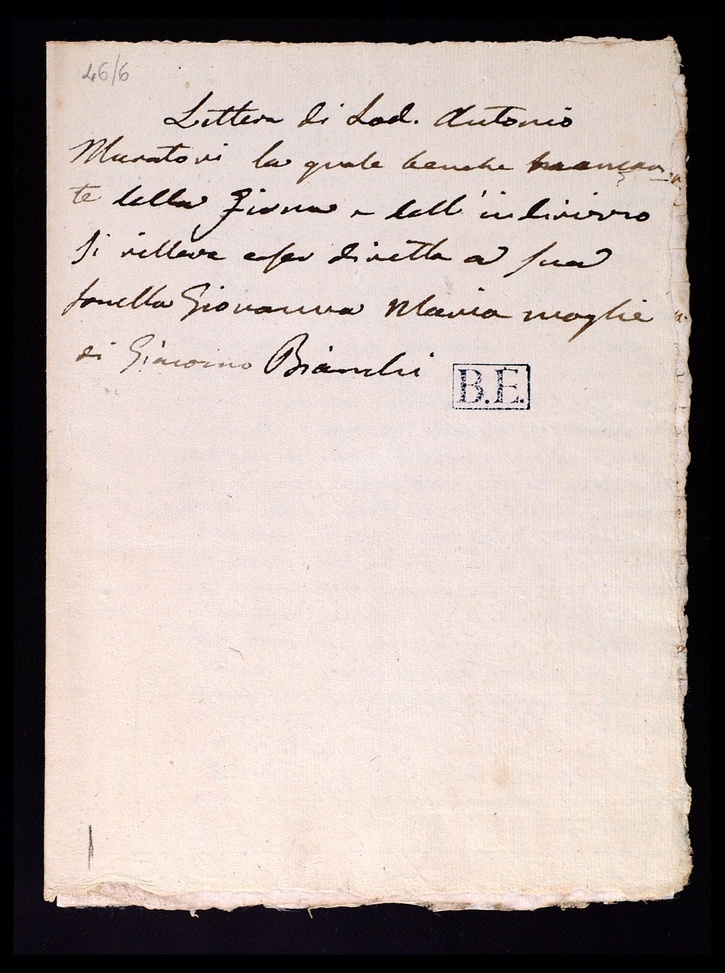
#> input picture 002_02.jpg, 725 x 973 px, shrunk from 1934 x 2596 before the run
$ python Testimage.py
#> lines starting #> are read from the running program, lines starting #| are printed output that depends on the picture; after the words box and inside, x2 and y2 are one past the last pixel; in counts of white or black regions, pixels touching at a corner belong together
import cv2
import numpy as np
import os


def preprocess_handwritten_text(image_path, output_dir):
    # Read the image
#> called with image_path = '002_02.jpg', output_dir = 'output/lines'
    image = cv2.imread(image_path)
#> image is the input picture: shape (973, 725, 3); mean B, G, R 166.2, 171.2, 183.5
    if image is None:
        print(f"Could not open or find the image: {image_path}")
        return

    # Convert to grayscale
    gray = cv2.cvtColor(image, cv2.COLOR_BGR2GRAY)

    # Invert the grayscale image
    inverted = cv2.bitwise_not(gray)
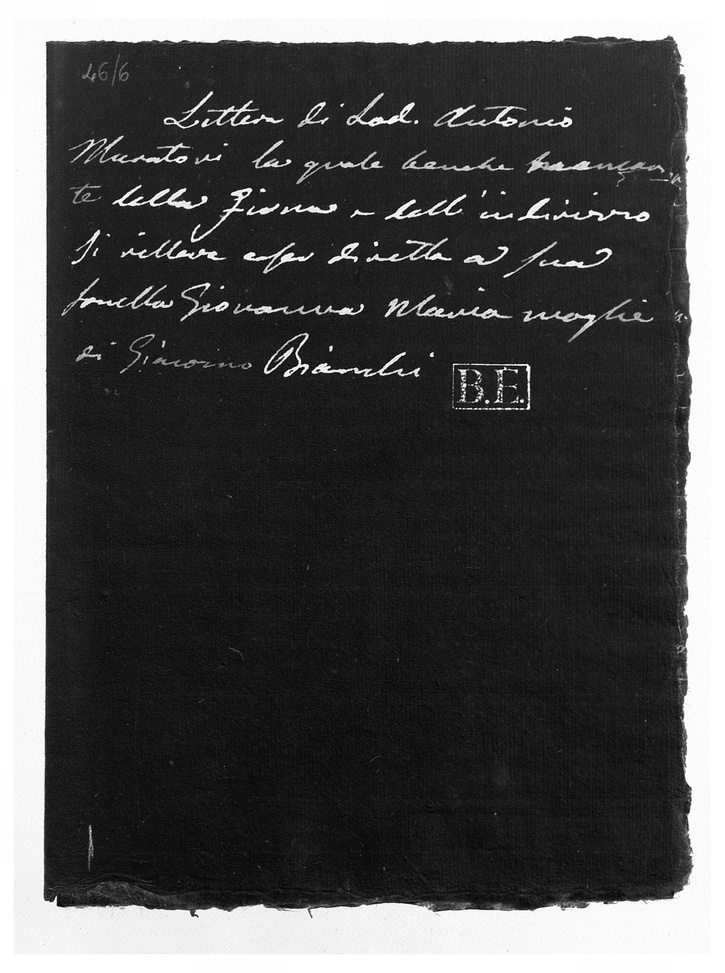
#> inverted: shape (973, 725); min 1, max 255, mean 80.7

    # Threshold the image to get binary image
    _, binary = cv2.threshold(inverted, 0, 255, cv2.THRESH_BINARY + cv2.THRESH_OTSU)
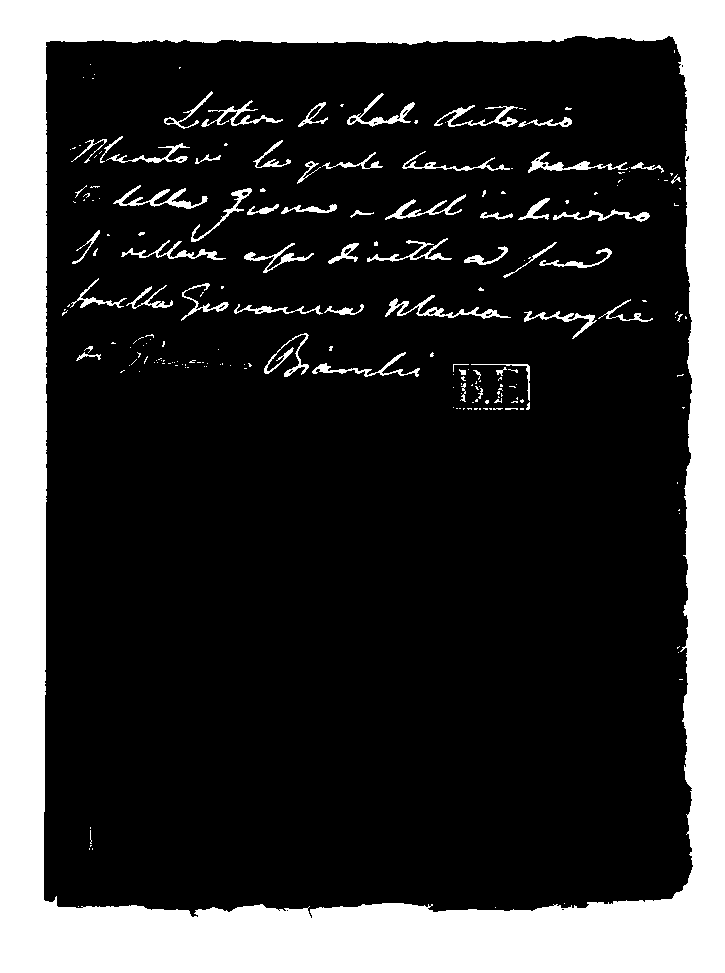
#> binary: shape (973, 725); 23.4% white; 216 white regions (159 under 20 px), largest, box (x1, y1, x2, y2) and area: (0, 0, 725, 973) 150973, (385, 295, 511, 319) 666, (113, 185, 208, 209) 612

    # Dilate the image to connect text components
    kernel = np.ones((5, 100), np.uint8)  # Adjust kernel size as necessary
    dilated = cv2.dilate(binary, kernel, iterations=1)
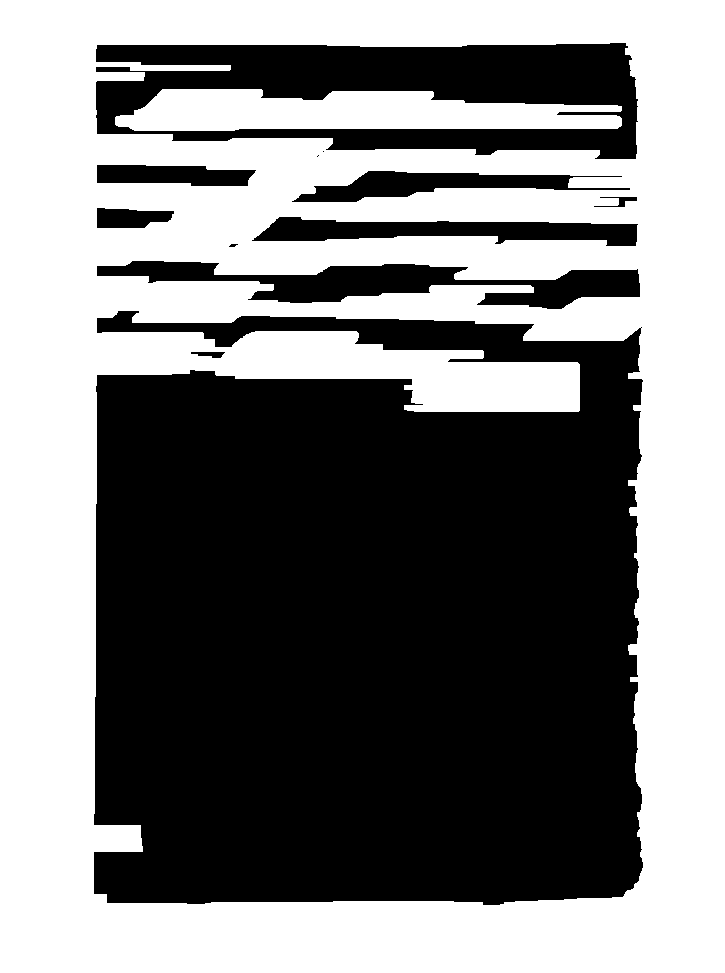
#> dilated: shape (973, 725); 50% white; 12 black regions (3 under 20 px), largest, box (x1, y1, x2, y2) and area: (94, 311, 643, 905) 288948, (96, 43, 638, 159) 36612, (97, 261, 640, 309) 11558

    # Find contours
    contours, _ = cv2.findContours(dilated, cv2.RETR_EXTERNAL, cv2.CHAIN_APPROX_SIMPLE)
#> contours = [[[0, 0], [0, 972], [724, 972], [724, 0]]]

    # Ensure the output directory exists
    os.makedirs(output_dir, exist_ok=True)

    # Process each contour to create bounding boxes and save line images
    line_images = []
    for i, contour in enumerate(contours):
        # Get bounding box for each contour
        x, y, w, h = cv2.boundingRect(contour)
        # Extract the line from the original image
        line_image = image[y:y + h, x:x + w]
        line_images.append(line_image)
        # Save the line image
        line_image_path = os.path.join(output_dir, f"line_{i + 1}.png")
        cv2.imwrite(line_image_path, line_image)
#> this loop made 1 pass
#> (contour, x, y, w, h) on pass 1: ([[0, 0], [0, 972], [724, 972], [724, 0]], 0, 0, 725, 973)
#> after the loop, line_images = 1 item

    print(f"Line images saved to {output_dir}")
#| Line images saved to output/lines

    return line_images


def segment_words_from_lines(line_images, word_output_dir):
    os.makedirs(word_output_dir, exist_ok=True)

    word_images = []
    for i, line_image in enumerate(line_images):
        # Convert to grayscale
        gray = cv2.cvtColor(line_image, cv2.COLOR_BGR2GRAY)

        # Invert the grayscale image
        inverted = cv2.bitwise_not(gray)

        # Threshold the image to get binary image
        _, binary = cv2.threshold(inverted, 0, 255, cv2.THRESH_BINARY + cv2.THRESH_OTSU)

        # Dilate the image to connect text components
        kernel = np.ones((5, 5), np.uint8)  # Adjust kernel size as necessary
        dilated = cv2.dilate(binary, kernel, iterations=1)

        # Find contours
        contours, _ = cv2.findContours(dilated, cv2.RETR_EXTERNAL, cv2.CHAIN_APPROX_SIMPLE)

        for j, contour in enumerate(contours):
            # Get bounding box for each contour
            x, y, w, h = cv2.boundingRect(contour)
            # Extract the word from the line image
            word_image = line_image[y:y + h, x:x + w]
            word_images.append(word_image)
            # Save the word image
            word_image_path = os.path.join(word_output_dir, f"line_{i + 1}_word_{j + 1}.png")
            cv2.imwrite(word_image_path, word_image)

    print(f"Word images saved to {word_output_dir}")

    return word_images


# Example usage
if __name__ == "__main__":
    image_path = '002_02.jpg'
    line_output_dir = 'output/lines'
    word_output_dir = 'output/words'

    line_images = preprocess_handwritten_text(image_path, line_output_dir)
#> line_images = 1 item
    if line_images:
        segment_words_from_lines(line_images, word_output_dir)
#> the loop in segment_words_from_lines, `for i, line_image in enumerate(line_images):` made 1 pass
#> contours on pass 1: [[[0, 0], [0, 972], [724, 972], [724, 0]]]
#> pass 1, in segment_words_from_lines, `dilated = cv2.dilate(binary, kernel, iterations=1)`:
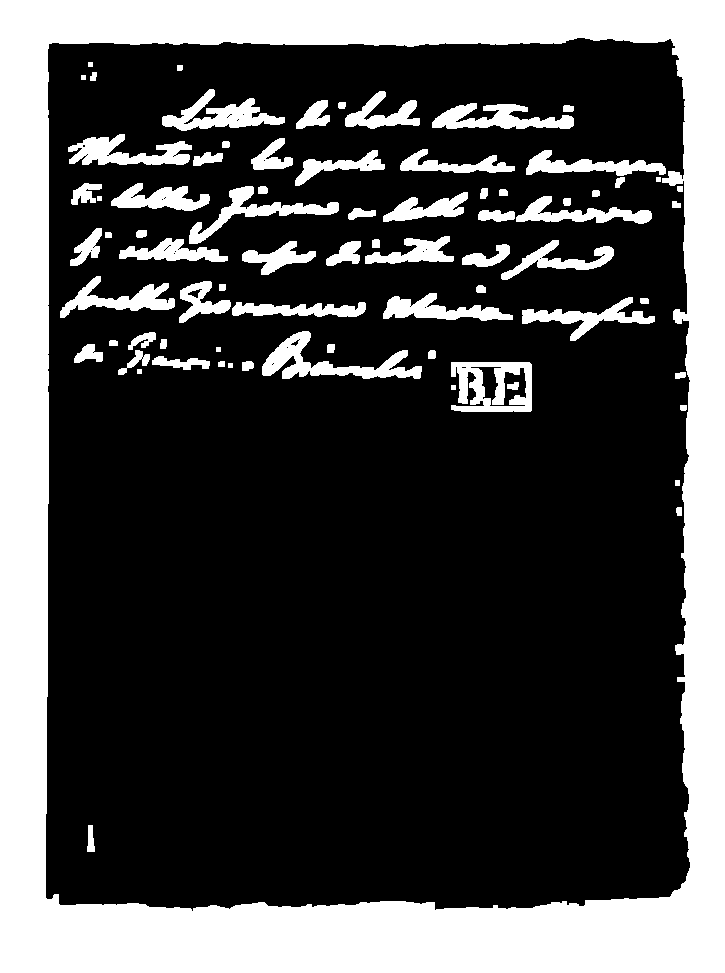
#> dilated: shape (973, 725); 28.6% white; 75 white regions, largest, box (x1, y1, x2, y2) and area: (0, 0, 725, 973) 158598, (262, 331, 422, 379) 2662, (451, 362, 532, 412) 2584
#| Word images saved to output/words
